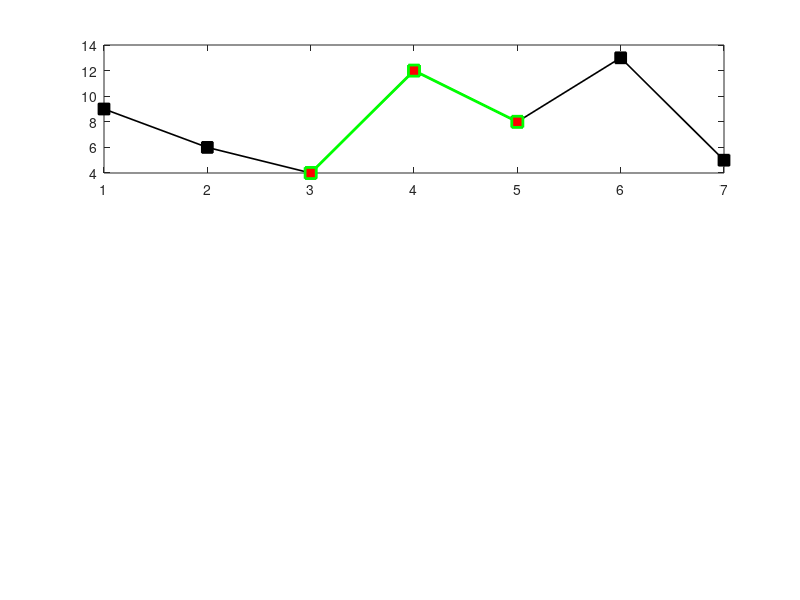

Write MATLAB code to recreate this figure. (Note: this script raises an error after producing the figure.)
% Permutation Entropy Pattern Identification and Visualization
clear; clc; close all;

% =========================================================================
% 1. PARAMETERS DEFINITION
% =========================================================================
% Define the input time series and permutation parameters
x = [9, 6, 4, 12, 8, 13, 5]; % Any arbitrary time series
m = 3;                        % Embedding dimension (n in the image)
tau = 1;                      % Time delay
highlight_idx = 3;            % Index of the specific window to highlight 

N = length(x);
num_vectors = N - (m - 1) * tau;

% =========================================================================
% 2. PATTERN EXTRACTION (SYMBOLIC DYNAMICS)
% =========================================================================
% Generate all possible m! permutations in lexicographical order
all_perms = perms(1:m);
all_perms = sortrows(all_perms); 
num_perms = factorial(m);

% Extract windows and calculate their rank patterns
patterns = zeros(num_vectors, m);
for i = 1:num_vectors
    % Extract the sub-sequence based on m and tau
    window_indices = i : tau : i + (m - 1) * tau;
    window_values = x(window_indices);
    
    % Determine the ordinal rank (symbolic representation)
    % A stable sort is used to assign consecutive ranks to the values
    [~, order] = sort(window_values);
    [~, rank] = sort(order);
    patterns(i, :) = rank;
end

% Calculate the frequency of each permutation pattern
counts = zeros(num_perms, 1);
for i = 1:num_perms
    % Check for matches between the current permutation and all sequence patterns
    matches = ismember(patterns, all_perms(i, :), 'rows');
    counts(i) = sum(matches);
end
freqs = counts / num_vectors;

% =========================================================================
% 3. VISUALIZATION
% =========================================================================
fig = figure('Position', [100, 100, 800, 800], 'Color', 'w');
%sgtitle('Symbolic Dynamics and Permutation Complexity', 'FontSize', 18, 'FontWeight', 'bold');

% --- SUBPLOT 1: Time Series and Highlighted Pattern ---
subplot(3, 1, 1);
plot(1:N, x, '-ks', 'MarkerFaceColor', 'k', 'MarkerSize', 8, 'LineWidth', 1.2); 
hold on;

% Highlight the specified window (green line, red squares)
h_idx = highlight_idx : tau : highlight_idx + (m - 1) * tau;
plot(h_idx, x(h_idx), '-rs', 'MarkerFaceColor', 'r', 'Color', 'g', 'LineWidth', 2, 'MarkerSize', 8);

% Annotate the highlighted pattern
highlight_pattern_str = sprintf('(%s)', join(string(patterns(highlight_idx,:)), ','));
text(h_idx(2) + 0.1, x(h_idx(2)) + 1, highlight_pattern_str, 'FontSize', 12, 'FontWeight', 'bold');

% Formatting
title(sprintf('x = [%s], m = %d, \\tau = %d', num2str(x), m, tau), 'FontSize', 14, 'FontWeight', 'bold');
ylabel('x', 'FontSize', 14, 'FontWeight', 'bold');
xlabel('i', 'FontSize', 14, 'FontWeight', 'bold');
xlim([0.5, N + 0.5]);
ylim([min(x)-1, max(x)+2]);
grid on; set(gca, 'GridLineStyle', ':');

% --- SUBPLOT 2: Relative Frequencies Bar Chart ---
subplot(3, 1, 2);
bar(1:num_perms, freqs, 0.5, 'FaceColor', 'k');

% Formatting Y-ticks as fractions for clarity matching the total number of vectors
max_count = max(counts) + 1;
yticks_vals = (0:max_count) / num_vectors;
ytick_labels = arrayfun(@(v) sprintf('%d/%d', v, num_vectors), 0:max_count, 'UniformOutput', false);
ytick_labels{1} = '0';

set(gca, 'YTick', yticks_vals, 'YTickLabel', ytick_labels);
ylabel({'relative frequency', 'p_i'}, 'FontSize', 14, 'FontWeight', 'bold');
set(gca, 'XTick', 1:num_perms, 'XTickLabel', []);
xlim([0.5, num_perms + 0.5]);
ylim([0, max_count / num_vectors]);
grid on; set(gca, 'GridLineStyle', ':');

% --- SUBPLOT 3: Permutation Patterns Mapping ---
subplot(3, 1, 3);
hold on;
for i = 1:num_perms
    % Generate local x-coordinates to center the shape under the corresponding bar
    x_pos = linspace(i - 0.3, i + 0.3, m);
    plot(x_pos, all_perms(i, :), '-ks', 'MarkerFaceColor', 'k', 'LineWidth', 1.5, 'MarkerSize', 6);
end

% Format X-axis labels dynamically based on generated permutations
labels = cell(1, num_perms);
for i = 1:num_perms
    labels{i} = sprintf('(%s)', join(string(all_perms(i,:)), ','));
end

set(gca, 'XTick', 1:num_perms, 'XTickLabel', labels, 'FontSize', 10, 'FontWeight', 'bold');
ylabel({'rank value', 'in sequence'}, 'FontSize', 14, 'FontWeight', 'bold');
xlabel('i^{th} permutation pattern', 'FontSize', 14, 'FontWeight', 'bold');
xlim([0.5, num_perms + 0.5]);
ylim([0.5, m + 0.5]);
set(gca, 'YTick', 1:m);
grid on; set(gca, 'GridLineStyle', ':');

% Adjust subplot layout spacing
set(gcf, 'Units', 'Normalized', 'OuterPosition', [0, 0.04, 0.6, 0.9]);
